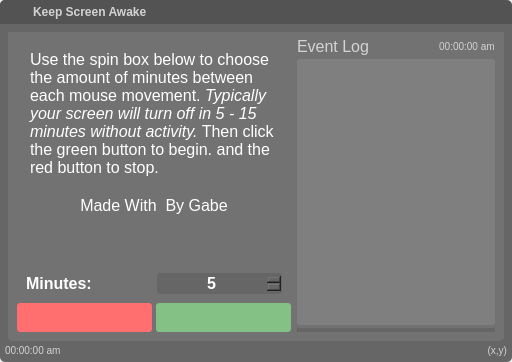
<?xml version="1.0" encoding="UTF-8"?>
<ui version="4.0">
 <class>KeepScreenAwakeUtility</class>
 <widget class="QMainWindow" name="KeepScreenAwakeUtility">
  <property name="geometry">
   <rect>
    <x>0</x>
    <y>0</y>
    <width>512</width>
    <height>362</height>
   </rect>
  </property>
  <property name="windowTitle">
   <string>MainWindow</string>
  </property>
  <widget class="QWidget" name="centralwidget">
   <layout class="QVBoxLayout" name="verticalLayout">
    <property name="spacing">
     <number>0</number>
    </property>
    <property name="leftMargin">
     <number>0</number>
    </property>
    <property name="topMargin">
     <number>0</number>
    </property>
    <property name="rightMargin">
     <number>0</number>
    </property>
    <property name="bottomMargin">
     <number>0</number>
    </property>
    <item>
     <widget class="QFrame" name="nothing">
      <property name="cursor">
       <cursorShape>ArrowCursor</cursorShape>
      </property>
      <property name="styleSheet">
       <string notr="true">QPushButton {
border: none;
padding: 5px 10px;
background-color: #f7f7f7;
border-radius: 3px;
}

QPushButton:hover {
	background-color: rgb(235, 235, 235);
}

QFrame {
border-top-right-radius: 5px;
border-top-left-radius: 5px;
	background-color: rgb(83, 83, 83);
}</string>
      </property>
      <property name="frameShape">
       <enum>QFrame::StyledPanel</enum>
      </property>
      <property name="frameShadow">
       <enum>QFrame::Raised</enum>
      </property>
      <layout class="QHBoxLayout" name="horizontalLayout" stretch="1,0,0">
       <property name="spacing">
        <number>0</number>
       </property>
       <property name="leftMargin">
        <number>0</number>
       </property>
       <property name="topMargin">
        <number>0</number>
       </property>
       <property name="rightMargin">
        <number>0</number>
       </property>
       <property name="bottomMargin">
        <number>0</number>
       </property>
       <item>
        <widget class="QFrame" name="dragFrame">
         <property name="frameShape">
          <enum>QFrame::StyledPanel</enum>
         </property>
         <property name="frameShadow">
          <enum>QFrame::Raised</enum>
         </property>
         <layout class="QHBoxLayout" name="horizontalLayout_5" stretch="0,1">
          <property name="spacing">
           <number>0</number>
          </property>
          <property name="leftMargin">
           <number>0</number>
          </property>
          <property name="topMargin">
           <number>0</number>
          </property>
          <property name="rightMargin">
           <number>0</number>
          </property>
          <property name="bottomMargin">
           <number>0</number>
          </property>
          <item>
           <widget class="QLabel" name="label">
            <property name="styleSheet">
             <string notr="true">image: url(:/newPrefix/images/24x24/cil-cursor.png);
color: gray;
font-weight:bold;
padding: 4px;
min-width: 20px;
margin-left:5px;</string>
            </property>
            <property name="text">
             <string/>
            </property>
           </widget>
          </item>
          <item>
           <widget class="QLabel" name="label_3">
            <property name="styleSheet">
             <string notr="true">font-weight:bold;
color: lightgray;</string>
            </property>
            <property name="text">
             <string>Keep Screen Awake</string>
            </property>
           </widget>
          </item>
         </layout>
        </widget>
       </item>
       <item>
        <widget class="QPushButton" name="minimize">
         <property name="cursor">
          <cursorShape>PointingHandCursor</cursorShape>
         </property>
         <property name="styleSheet">
          <string notr="true">
QPushButton {
image: url(:/newPrefix/images/24x24/cil-window-minimize.png);

background-color: none;
}
QPushButton:hover {
	background-color: #666666;
}</string>
         </property>
         <property name="text">
          <string/>
         </property>
        </widget>
       </item>
       <item>
        <widget class="QPushButton" name="close">
         <property name="cursor">
          <cursorShape>PointingHandCursor</cursorShape>
         </property>
         <property name="styleSheet">
          <string notr="true">
QPushButton {
	image: url(:/newPrefix/images/20x20/cil-x.png);
	background-color: none;
}

QPushButton:hover {
	background-color: tomato;
}</string>
         </property>
         <property name="text">
          <string/>
         </property>
        </widget>
       </item>
      </layout>
     </widget>
    </item>
    <item>
     <widget class="QFrame" name="frame_2">
      <property name="styleSheet">
       <string notr="true">border-bottom-right-radius: 5px;
border-bottom-left-radius: 5px;
background-color: rgb(102, 102, 102);
font-size:16px;</string>
      </property>
      <property name="frameShape">
       <enum>QFrame::StyledPanel</enum>
      </property>
      <property name="frameShadow">
       <enum>QFrame::Raised</enum>
      </property>
      <layout class="QVBoxLayout" name="verticalLayout_2">
       <property name="spacing">
        <number>0</number>
       </property>
       <property name="leftMargin">
        <number>5</number>
       </property>
       <property name="topMargin">
        <number>5</number>
       </property>
       <property name="rightMargin">
        <number>5</number>
       </property>
       <property name="bottomMargin">
        <number>5</number>
       </property>
       <item>
        <widget class="QStackedWidget" name="stackedWidget">
         <property name="styleSheet">
          <string notr="true">color: #fff;</string>
         </property>
         <property name="currentIndex">
          <number>0</number>
         </property>
         <widget class="QWidget" name="AutoClicker">
          <layout class="QVBoxLayout" name="verticalLayout_6" stretch="0">
           <property name="spacing">
            <number>0</number>
           </property>
           <property name="leftMargin">
            <number>0</number>
           </property>
           <property name="topMargin">
            <number>0</number>
           </property>
           <property name="rightMargin">
            <number>0</number>
           </property>
           <property name="bottomMargin">
            <number>0</number>
           </property>
           <item>
            <widget class="QFrame" name="frame_6">
             <property name="frameShape">
              <enum>QFrame::StyledPanel</enum>
             </property>
             <property name="frameShadow">
              <enum>QFrame::Raised</enum>
             </property>
             <layout class="QHBoxLayout" name="horizontalLayout_6">
              <property name="spacing">
               <number>3</number>
              </property>
              <property name="leftMargin">
               <number>3</number>
              </property>
              <property name="topMargin">
               <number>3</number>
              </property>
              <property name="rightMargin">
               <number>3</number>
              </property>
              <property name="bottomMargin">
               <number>3</number>
              </property>
              <item>
               <widget class="QFrame" name="frame_13">
                <property name="styleSheet">
                 <string notr="true">QFrame {
background-color: #727272;
color: #fff;
}</string>
                </property>
                <property name="frameShape">
                 <enum>QFrame::StyledPanel</enum>
                </property>
                <property name="frameShadow">
                 <enum>QFrame::Raised</enum>
                </property>
                <layout class="QVBoxLayout" name="verticalLayout_11" stretch="0">
                 <property name="spacing">
                  <number>0</number>
                 </property>
                 <property name="leftMargin">
                  <number>0</number>
                 </property>
                 <property name="topMargin">
                  <number>0</number>
                 </property>
                 <property name="rightMargin">
                  <number>0</number>
                 </property>
                 <property name="bottomMargin">
                  <number>0</number>
                 </property>
                 <item>
                  <widget class="QFrame" name="frame_23">
                   <property name="styleSheet">
                    <string notr="true">QFrame {
background-color: #727272;
color: #fff;
}
QRadioButton {
background-color: none;
}
</string>
                   </property>
                   <property name="frameShape">
                    <enum>QFrame::StyledPanel</enum>
                   </property>
                   <property name="frameShadow">
                    <enum>QFrame::Raised</enum>
                   </property>
                   <layout class="QHBoxLayout" name="horizontalLayout_7" stretch="0,1">
                    <property name="topMargin">
                     <number>5</number>
                    </property>
                    <item>
                     <widget class="QFrame" name="frame_22">
                      <property name="frameShape">
                       <enum>QFrame::StyledPanel</enum>
                      </property>
                      <property name="frameShadow">
                       <enum>QFrame::Raised</enum>
                      </property>
                      <layout class="QVBoxLayout" name="verticalLayout_8">
                       <property name="spacing">
                        <number>0</number>
                       </property>
                       <property name="leftMargin">
                        <number>0</number>
                       </property>
                       <property name="topMargin">
                        <number>0</number>
                       </property>
                       <property name="rightMargin">
                        <number>0</number>
                       </property>
                       <property name="bottomMargin">
                        <number>0</number>
                       </property>
                       <item>
                        <widget class="QFrame" name="frame_3">
                         <property name="frameShape">
                          <enum>QFrame::StyledPanel</enum>
                         </property>
                         <property name="frameShadow">
                          <enum>QFrame::Raised</enum>
                         </property>
                         <layout class="QVBoxLayout" name="verticalLayout_3">
                          <property name="leftMargin">
                           <number>0</number>
                          </property>
                          <property name="topMargin">
                           <number>0</number>
                          </property>
                          <property name="rightMargin">
                           <number>0</number>
                          </property>
                          <property name="bottomMargin">
                           <number>0</number>
                          </property>
                          <item>
                           <widget class="QFrame" name="frame_5">
                            <property name="frameShape">
                             <enum>QFrame::StyledPanel</enum>
                            </property>
                            <property name="frameShadow">
                             <enum>QFrame::Raised</enum>
                            </property>
                            <layout class="QVBoxLayout" name="verticalLayout_4">
                             <item>
                              <widget class="QTextEdit" name="textEdit">
                               <property name="enabled">
                                <bool>true</bool>
                               </property>
                               <property name="readOnly">
                                <bool>true</bool>
                               </property>
                               <property name="html">
                                <string>&lt;!DOCTYPE HTML PUBLIC &quot;-//W3C//DTD HTML 4.0//EN&quot; &quot;http://www.w3.org/TR/REC-html40/strict.dtd&quot;&gt;
&lt;html&gt;&lt;head&gt;&lt;meta name=&quot;qrichtext&quot; content=&quot;1&quot; /&gt;&lt;style type=&quot;text/css&quot;&gt;
p, li { white-space: pre-wrap; }
&lt;/style&gt;&lt;/head&gt;&lt;body style=&quot; font-family:'MS Shell Dlg 2'; font-size:16px; font-weight:400; font-style:normal;&quot;&gt;
&lt;p style=&quot; margin-top:0px; margin-bottom:0px; margin-left:0px; margin-right:0px; -qt-block-indent:0; text-indent:0px;&quot;&gt;&lt;span style=&quot; font-size:16px; color:#ffffff;&quot;&gt;Use the spin box below to choose the amount of minutes between each mouse movement. &lt;/span&gt;&lt;span style=&quot; font-size:16px; font-style:italic; color:#ffffff;&quot;&gt;Typically your screen will turn off in 5 - 15 minutes without activity.&lt;/span&gt;&lt;span style=&quot; font-size:16px; color:#ffffff;&quot;&gt; Then click the green button to begin. and the red button to stop.&lt;/span&gt;&lt;/p&gt;
&lt;p align=&quot;center&quot; style=&quot;-qt-paragraph-type:empty; margin-top:0px; margin-bottom:0px; margin-left:0px; margin-right:0px; -qt-block-indent:0; text-indent:0px; color:#ffffff;&quot;&gt;&lt;br /&gt;&lt;/p&gt;
&lt;p align=&quot;center&quot; style=&quot; margin-top:0px; margin-bottom:0px; margin-left:0px; margin-right:0px; -qt-block-indent:0; text-indent:0px;&quot;&gt;&lt;span style=&quot; font-size:16px; color:#ffffff;&quot;&gt;Made With &lt;/span&gt;&lt;img src=&quot;:/newPrefix/images/20x20/cil-heart.png&quot; /&gt;&lt;span style=&quot; font-size:16px; color:#ffffff;&quot;&gt; By Gabe&lt;/span&gt;&lt;/p&gt;&lt;/body&gt;&lt;/html&gt;</string>
                               </property>
                              </widget>
                             </item>
                            </layout>
                           </widget>
                          </item>
                          <item>
                           <widget class="QFrame" name="frame">
                            <property name="frameShape">
                             <enum>QFrame::StyledPanel</enum>
                            </property>
                            <property name="frameShadow">
                             <enum>QFrame::Raised</enum>
                            </property>
                            <layout class="QHBoxLayout" name="horizontalLayout_2">
                             <item>
                              <widget class="QLabel" name="label_2">
                               <property name="font">
                                <font>
                                 <pointsize>-1</pointsize>
                                 <weight>75</weight>
                                 <bold>true</bold>
                                </font>
                               </property>
                               <property name="text">
                                <string>Minutes: </string>
                               </property>
                              </widget>
                             </item>
                             <item>
                              <widget class="QSpinBox" name="spinBox">
                               <property name="font">
                                <font>
                                 <pointsize>-1</pointsize>
                                 <weight>75</weight>
                                 <bold>true</bold>
                                </font>
                               </property>
                               <property name="styleSheet">
                                <string notr="true">border-radius: 3px;</string>
                               </property>
                               <property name="alignment">
                                <set>Qt::AlignCenter</set>
                               </property>
                               <property name="minimum">
                                <number>1</number>
                               </property>
                               <property name="value">
                                <number>5</number>
                               </property>
                              </widget>
                             </item>
                            </layout>
                           </widget>
                          </item>
                         </layout>
                        </widget>
                       </item>
                       <item>
                        <widget class="QFrame" name="frame_34">
                         <property name="frameShape">
                          <enum>QFrame::StyledPanel</enum>
                         </property>
                         <property name="frameShadow">
                          <enum>QFrame::Raised</enum>
                         </property>
                         <layout class="QHBoxLayout" name="horizontalLayout_12">
                          <property name="spacing">
                           <number>4</number>
                          </property>
                          <property name="leftMargin">
                           <number>0</number>
                          </property>
                          <property name="topMargin">
                           <number>0</number>
                          </property>
                          <property name="rightMargin">
                           <number>0</number>
                          </property>
                          <property name="bottomMargin">
                           <number>0</number>
                          </property>
                          <item>
                           <widget class="QPushButton" name="stopBtn">
                            <property name="cursor">
                             <cursorShape>PointingHandCursor</cursorShape>
                            </property>
                            <property name="toolTip">
                             <string>Stop Auto Clicker!</string>
                            </property>
                            <property name="styleSheet">
                             <string notr="true">QPushButton {
	image: url(:/newPrefix/images/24x24/cil-media-stop.png);
background-color:#ff6f6f;
padding:5px;
border-radius: 3px;
}
QPushButton:hover {
	background-color:#ff4c4c;
}</string>
                            </property>
                            <property name="text">
                             <string/>
                            </property>
                           </widget>
                          </item>
                          <item>
                           <widget class="QPushButton" name="startBtn">
                            <property name="cursor">
                             <cursorShape>PointingHandCursor</cursorShape>
                            </property>
                            <property name="toolTip">
                             <string>Start Auto Clicker!</string>
                            </property>
                            <property name="styleSheet">
                             <string notr="true">QPushButton {
image: url(:/newPrefix/images/24x24/cil-media-play.png);
background-color: #84c184;
padding: 5px;
border-radius: 3px;
}
QPushButton:hover {
	background-color: #66b266;
}</string>
                            </property>
                            <property name="text">
                             <string/>
                            </property>
                           </widget>
                          </item>
                         </layout>
                        </widget>
                       </item>
                      </layout>
                     </widget>
                    </item>
                    <item>
                     <widget class="QFrame" name="frame_19">
                      <property name="frameShape">
                       <enum>QFrame::StyledPanel</enum>
                      </property>
                      <property name="frameShadow">
                       <enum>QFrame::Raised</enum>
                      </property>
                      <layout class="QVBoxLayout" name="verticalLayout_15" stretch="0,1,0">
                       <property name="spacing">
                        <number>3</number>
                       </property>
                       <property name="leftMargin">
                        <number>0</number>
                       </property>
                       <property name="topMargin">
                        <number>0</number>
                       </property>
                       <property name="rightMargin">
                        <number>0</number>
                       </property>
                       <property name="bottomMargin">
                        <number>0</number>
                       </property>
                       <item>
                        <widget class="QFrame" name="frame_40">
                         <property name="frameShape">
                          <enum>QFrame::StyledPanel</enum>
                         </property>
                         <property name="frameShadow">
                          <enum>QFrame::Raised</enum>
                         </property>
                         <layout class="QHBoxLayout" name="horizontalLayout_10">
                          <property name="spacing">
                           <number>0</number>
                          </property>
                          <property name="leftMargin">
                           <number>0</number>
                          </property>
                          <property name="topMargin">
                           <number>0</number>
                          </property>
                          <property name="rightMargin">
                           <number>0</number>
                          </property>
                          <property name="bottomMargin">
                           <number>0</number>
                          </property>
                          <item>
                           <widget class="QLabel" name="label_6">
                            <property name="styleSheet">
                             <string notr="true">color: lightgray;</string>
                            </property>
                            <property name="text">
                             <string>Event Log</string>
                            </property>
                           </widget>
                          </item>
                          <item alignment="Qt::AlignRight">
                           <widget class="QLabel" name="mouseLastUpdate">
                            <property name="styleSheet">
                             <string notr="true">font-size: 10px;
color: lightgray;</string>
                            </property>
                            <property name="text">
                             <string>            00:00:00 am</string>
                            </property>
                           </widget>
                          </item>
                         </layout>
                        </widget>
                       </item>
                       <item>
                        <widget class="QListWidget" name="mouseList">
                         <property name="font">
                          <font>
                           <pointsize>-1</pointsize>
                          </font>
                         </property>
                         <property name="styleSheet">
                          <string notr="true">background-color: rgba(148, 148, 148, 102);
border-radius:3px;
padding:5px;
font-size: 14px;</string>
                         </property>
                        </widget>
                       </item>
                       <item>
                        <widget class="QProgressBar" name="progressBar">
                         <property name="cursor">
                          <cursorShape>ArrowCursor</cursorShape>
                         </property>
                         <property name="statusTip">
                          <string extracomment="Count down *in seconds."/>
                         </property>
                         <property name="styleSheet">
                          <string notr="true">QProgressBar{
font-size: 1px;
color: rgba(0,0,0,0.1);
min-height: 4px;
max-height: 4px;

}</string>
                         </property>
                         <property name="value">
                          <number>0</number>
                         </property>
                        </widget>
                       </item>
                      </layout>
                     </widget>
                    </item>
                   </layout>
                  </widget>
                 </item>
                </layout>
               </widget>
              </item>
             </layout>
            </widget>
           </item>
          </layout>
         </widget>
        </widget>
       </item>
       <item>
        <widget class="QFrame" name="frame_4">
         <property name="frameShape">
          <enum>QFrame::StyledPanel</enum>
         </property>
         <property name="frameShadow">
          <enum>QFrame::Raised</enum>
         </property>
         <layout class="QHBoxLayout" name="horizontalLayout_3">
          <property name="spacing">
           <number>0</number>
          </property>
          <property name="leftMargin">
           <number>0</number>
          </property>
          <property name="topMargin">
           <number>0</number>
          </property>
          <property name="rightMargin">
           <number>0</number>
          </property>
          <property name="bottomMargin">
           <number>0</number>
          </property>
          <item>
           <widget class="QLabel" name="mouseTime">
            <property name="styleSheet">
             <string notr="true">color: lightgray;
font-size: 10px;</string>
            </property>
            <property name="text">
             <string>00:00:00 am</string>
            </property>
            <property name="alignment">
             <set>Qt::AlignLeading|Qt::AlignLeft|Qt::AlignVCenter</set>
            </property>
           </widget>
          </item>
          <item>
           <widget class="QLabel" name="information">
            <property name="styleSheet">
             <string notr="true">color: lightgray;
font-size: 10px;</string>
            </property>
            <property name="text">
             <string/>
            </property>
            <property name="alignment">
             <set>Qt::AlignCenter</set>
            </property>
           </widget>
          </item>
          <item>
           <widget class="QLabel" name="mousexy">
            <property name="styleSheet">
             <string notr="true">color: lightgray;
font-size: 10px;</string>
            </property>
            <property name="text">
             <string>(x,y)</string>
            </property>
            <property name="alignment">
             <set>Qt::AlignRight|Qt::AlignTrailing|Qt::AlignVCenter</set>
            </property>
           </widget>
          </item>
         </layout>
        </widget>
       </item>
       <item>
        <widget class="QFrame" name="frame_11">
         <property name="frameShape">
          <enum>QFrame::StyledPanel</enum>
         </property>
         <property name="frameShadow">
          <enum>QFrame::Raised</enum>
         </property>
         <layout class="QHBoxLayout" name="horizontalLayout_4">
          <property name="spacing">
           <number>0</number>
          </property>
          <property name="leftMargin">
           <number>0</number>
          </property>
          <property name="topMargin">
           <number>0</number>
          </property>
          <property name="rightMargin">
           <number>0</number>
          </property>
          <property name="bottomMargin">
           <number>0</number>
          </property>
         </layout>
        </widget>
       </item>
      </layout>
     </widget>
    </item>
   </layout>
  </widget>
 </widget>
 <resources>
  <include location="resources.qrc"/>
 </resources>
 <connections/>
</ui>
